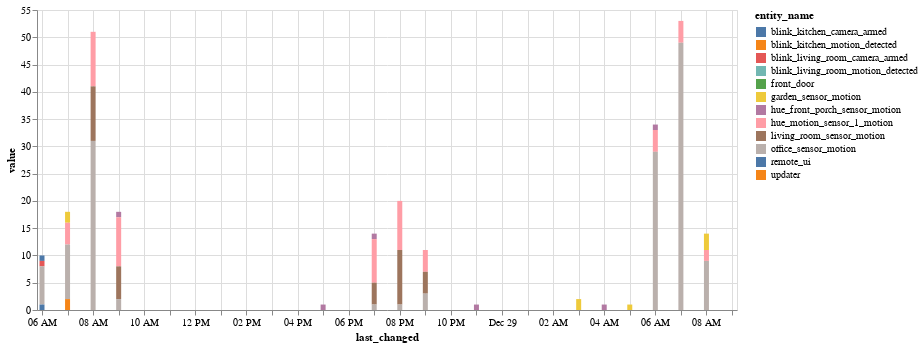

Notebook code for this chart:
### Code cell
alt.Chart(binary_df_pivot.reset_index().melt(id_vars='last_changed')).mark_bar().encode(
    x='last_changed',
    y='value',
    color='entity_name',
    tooltip=['entity_name', 'value', 'last_changed']
).properties(
    width=700,
    height=300
).interactive()

### Figure 1 — Vega-Lite specification as saved in the notebook (floating-point values rounded to 4 significant figures; data arrays with more than 128 entries replaced by an {"elided": "..."} marker saying what was removed)
{"$schema": "https://vega.github.io/schema/vega-lite/v3.4.0.json", "config": {"mark": {"tooltip": null}, "view": {"height": 300, "width": 400}}, "data": {"name": "data-492eafb601dcfe1a1138527dba5a652e"}, "datasets": {"data-492eafb601dcfe1a1138527dba5a652e": {"elided": "336 records"}}, "encoding": {"color": {"field": "entity_name", "type": "nominal"}, "tooltip": [{"field": "entity_name", "type": "nominal"}, {"field": "value", "type": "quantitative"}, {"field": "last_changed", "type": "temporal"}], "x": {"field": "last_changed", "type": "temporal"}, "y": {"field": "value", "type": "quantitative"}}, "height": 300, "mark": "bar", "selection": {"selector005": {"bind": "scales", "encodings": ["x", "y"], "type": "interval"}}, "width": 700}
